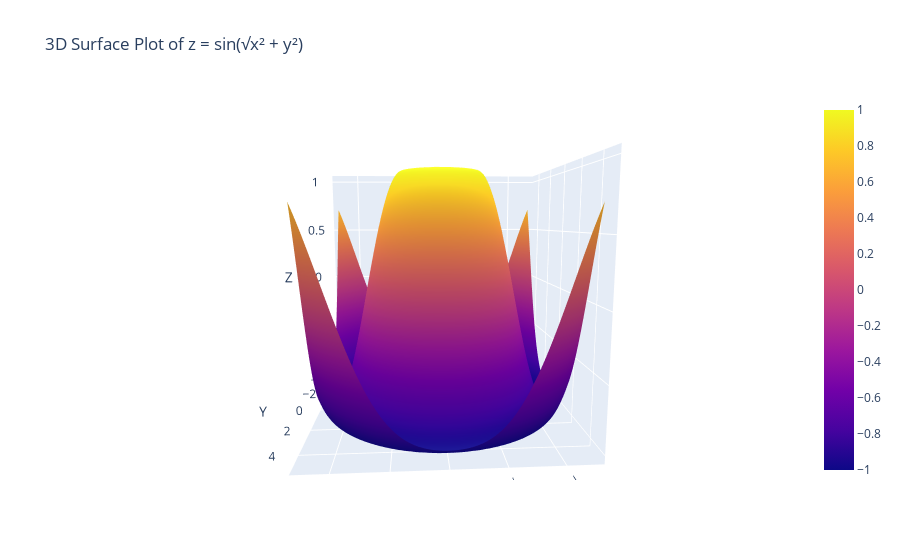

The cell this chart's notebook holds for it:
### Markdown cell above
Q4.

### Code cell
import plotly.graph_objects as go

x = np.linspace(-5, 5, 100)
y = np.linspace(-5, 5, 100)
x, y = np.meshgrid(x, y)
z = np.sin(np.sqrt(x**2 + y**2))

data = {
    'X': x.flatten(),
    'Y': y.flatten(),
    'Z': z.flatten()
}

df = pd.DataFrame(data)

fig = go.Figure(data=[go.Surface(z=z, x=x, y=y)])
fig.update_layout(title='3D Surface Plot of z = sin(√x² + y²)', scene=dict(
                    xaxis_title='X',
                    yaxis_title='Y',
                    zaxis_title='Z'))
fig.show()

### Figure 1 — Plotly figure (JSON) as saved in the notebook; plotly's stock layout.template omitted (floating-point values rounded to 4 significant figures; data arrays with more than 128 entries replaced by an {"elided": "..."} marker saying what was removed)
{"data": [{"type": "surface", "x": {"elided": "100x100 float values"}, "y": {"elided": "100x100 float values"}, "z": {"elided": "100x100 float values"}}], "layout": {"autosize": true, "scene": {"aspectmode": "auto", "aspectratio": {"x": 1, "y": 1, "z": 1}, "camera": {"center": {"x": 0, "y": 0, "z": 0}, "eye": {"x": 0.1102, "y": 1.846, "z": 0.2744}, "projection": {"type": "perspective"}, "up": {"x": -0.01457, "y": -0.1953, "z": 0.9806}}, "xaxis": {"title": {"text": "X"}, "type": "linear"}, "yaxis": {"title": {"text": "Y"}, "type": "linear"}, "zaxis": {"title": {"text": "Z"}, "type": "linear"}}, "title": {"text": "3D Surface Plot of z = sin(√x² + y²)"}}}
